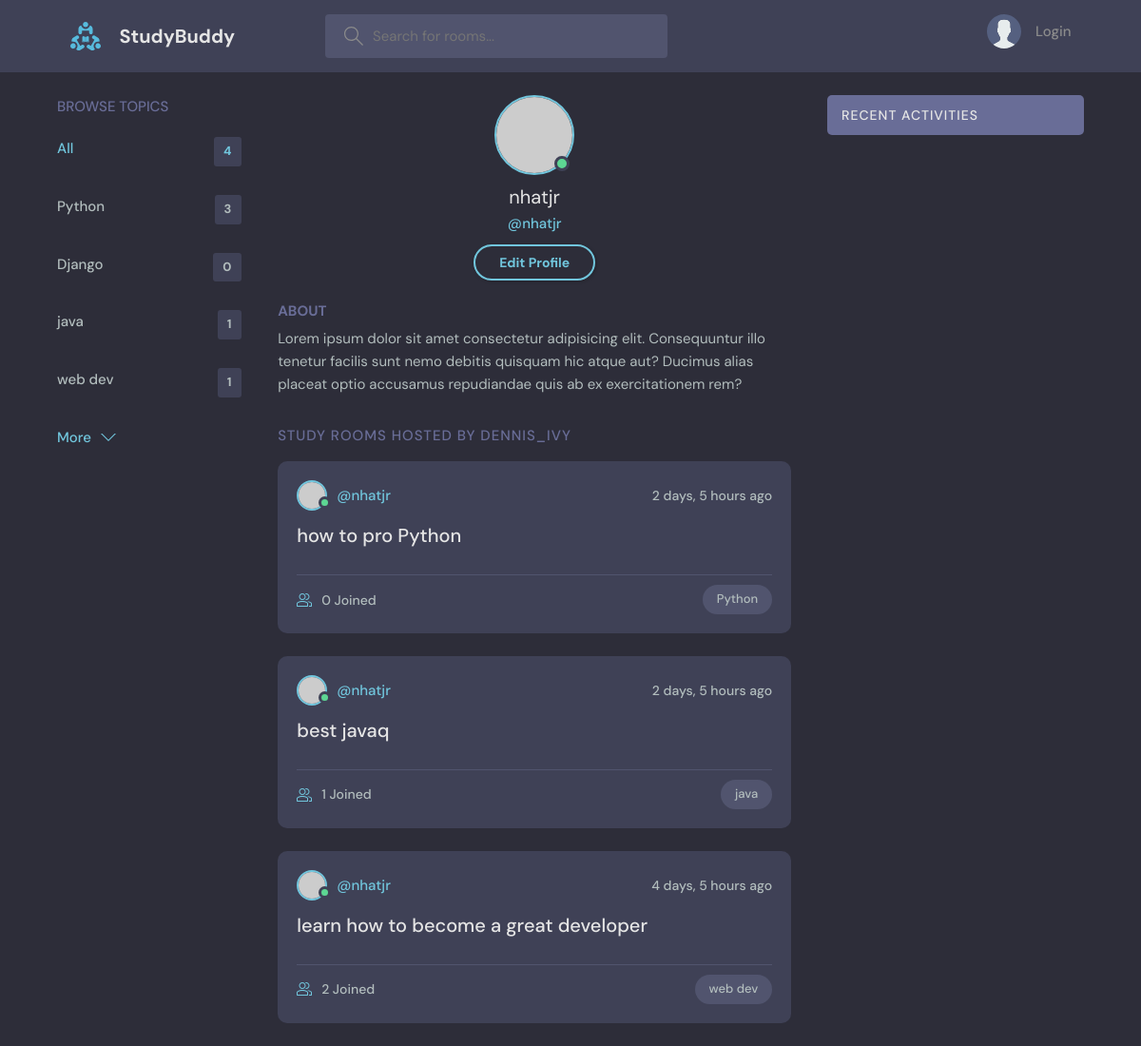
The app's page /profile/1/, older data.
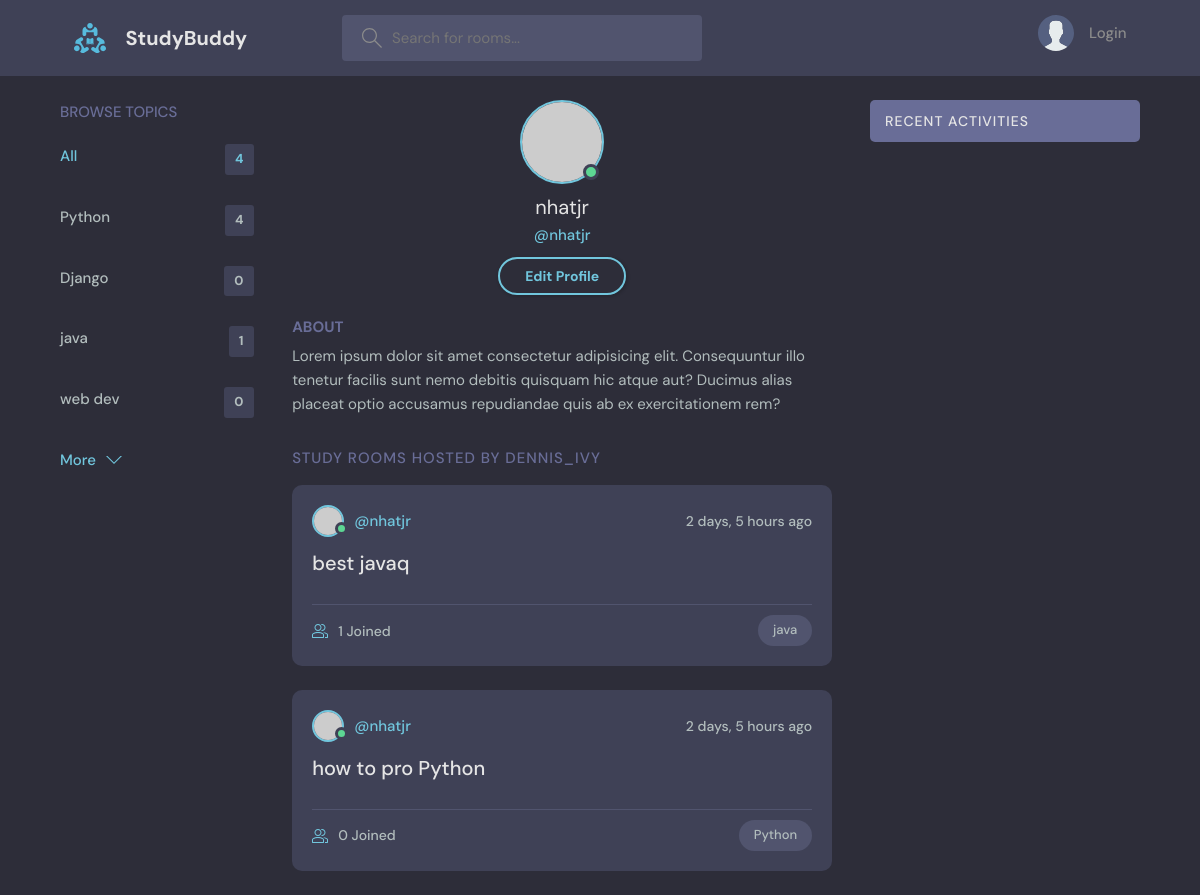
The same page, newer data.
### base/models.py (models this page shows, shortened)
class Topic(models.Model):
    name = models.CharField(max_length=200)

class Room(models.Model):
    host = models.ForeignKey(User, on_delete=models.SET_NULL, null = True)
    topic = models.ForeignKey(Topic, on_delete=models.SET_NULL, null = True)
    name = models.CharField(max_length=200)
    description = models.TextField(null=True, blank=True)
    participants = models.ManyToManyField(
        User,
        related_name='paticipants',
        blank=True)
    update = models.DateTimeField(auto_now=True)
    created = models.DateTimeField(auto_now_add=True)
    class Meta:
        ordering = ['-update', '-created']

### base/views.py (the view)
# urls.py: path('profile/<str:pk>/', views.userProfile, name="user-profile"),
def userProfile(request,pk):
    user = User.objects.get(id = pk)
    rooms = user.room_set.all()
    room_message = user.message_set.all()
    topics = Topic.objects.all()
    context = {'user' : user, 'rooms' : rooms, 'room_message' : room_message, 'topics' : topics}
    return render(request, 'base/profile.html', context)

### base/templates/base/profile.html
{% extends 'main.html' %}
{% block content %}
  <main class="profile-page layout layout--3">
    <div class="container">
      {% include 'base/topics_component.html' %}
      <div class="roomList">
        <div class="profile">
          <div class="profile__avatar">
            <div class="avatar avatar--large active">
              <img src="https://randomuser.me/api/portraits/men/11.jpg" />
            </div>
          </div>
          <div class="profile__info">
            <h3>{{user.username}}</h3>
            <p>@{{user.username}}</p>
            <a href="edit-user.html" class="btn btn--main btn--pill">Edit Profile</a>
          </div>
          <div class="profile__about">
            <h3>About</h3>
            <p>
              Lorem ipsum dolor sit amet consectetur adipisicing elit. Consequuntur illo tenetur
              facilis sunt nemo debitis quisquam hic atque aut? Ducimus alias placeat optio
              accusamus repudiandae quis ab ex exercitationem rem?
            </p>
          </div>
        </div>
        <div class="roomList__header">
          <div>
            <h2>Study Rooms Hosted by dennis_ivy</a>
            </h2>
          </div>
        </div>
        {% include 'base/feed_component.html' %}
      </div>
      {% include 'base/activity_component.html' %}
    </div>
  </main>
{% endblock %}

### base/templates/base/topics_component.html (shortened to what this page needs)
<div class="topics">
    <div class="topics__header">
      <h2>Browse Topics</h2>
    </div>
    <ul class="topics__list">
      <li>
        <a href="{% url 'home' %}" class="active">All <span>{{topics.count}}</span></a>
      </li>
      {% for topic in topics %}
      <li>
        <a href="{% url 'home' %}?q={{topic.name}}"> {{topic.name}} <span>{{topic.room_set.all.count}}</span></a>
      </li>
      {% endfor %}
    </ul>
    <a class="btn btn--link" href="topics.html">
      More
      <svg version="1.1" xmlns="http://www.w3.org/2000/svg" width="32" height="32" viewBox="0 0 32 32">
        <title>chevron-down</title>
        <path d="M16 21l-13-13h-3l16 16 16-16h-3l-13 13z"></path>
      </svg>
    </a>
  </div>

### base/templates/base/feed_component.html (shortened to what this page needs)
{% for room in rooms %}
<div class="roomListRoom">
    <div class="roomListRoom__header">
      <a href="{% url 'user-profile' room.host.id %}" class="roomListRoom__author">
        <div class="avatar avatar--small active">
          <img src="https://randomuser.me/api/portraits/men/11.jpg" />
        </div>
        <span>@{{room.host.username}}</span>
      </a>
      <div class="roomListRoom__actions">
        <span>{{room.created|timesince}} ago</span>
      </div>
    </div>
    <div class="roomListRoom__content">
      <a href="{% url 'room' room.id %}">{{room.name}}</a>
    </div>
    <div class="roomListRoom__meta">
      <a class="roomListRoom__joined">
        {{room.participants.all.count}} Joined
      </a>
      <p class="roomListRoom__topic">{{room.topic.name}}</p>
    </div>
</div>
{% endfor %}

Row changes from the older to the newer data that the page shows:
removed Room: host.username "nhatjr", created "4 days, 5 hours", name "learn how to become a great developer", participants.all.count "2", topic.name "web dev"
computed for Topic "Python": room_set.all.count "3" → "4"
computed for Topic "web dev": room_set.all.count "1" → "0"
changed Room "best javaq": moves up the list
